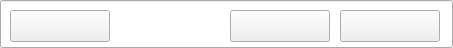
<?xml version="1.0" encoding="UTF-8"?>
<ui version="4.0">
  <class>AddLinkLineEdit</class>
  <widget class="QLineEdit" name="AddLinkLineEdit">
    <property name="geometry">
      <rect>
        <x>0</x>
        <y>0</y>
        <width>453</width>
        <height>48</height>
      </rect>
    </property>
    <property name="sizePolicy">
      <sizepolicy hsizetype="Expanding" vsizetype="Expanding">
        <horstretch>0</horstretch>
        <verstretch>0</verstretch>
      </sizepolicy>
    </property>
    <property name="windowTitle">
      <string>SearchLineEdit</string>
    </property>
    <property name="clearButtonEnabled">
      <bool>false</bool>
    </property>
    <widget class="QPushButton" name="btnClear">
      <property name="geometry">
        <rect>
          <x>230</x>
          <y>10</y>
          <width>100</width>
          <height>32</height>
        </rect>
      </property>
      <property name="text">
        <string />
      </property>
      <property name="icon">
        <iconset>
          <normaloff>:/icon/home/clear.svg</normaloff>:/icon/home/clear.svg</iconset>
      </property>
      <property name="_vanillaStyle_Patch" stdset="0">
        <string>AppIconButtonPatch</string>
      </property>
    </widget>
    <widget class="QPushButton" name="btnSearch">
      <property name="geometry">
        <rect>
          <x>340</x>
          <y>10</y>
          <width>100</width>
          <height>32</height>
        </rect>
      </property>
      <property name="text">
        <string />
      </property>
      <property name="icon">
        <iconset>
          <normaloff>:/icon/home/add.svg</normaloff>:/icon/home/add.svg</iconset>
      </property>
      <property name="_vanillaStyle_Patch" stdset="0">
        <string>AppIconButtonPatch</string>
      </property>
    </widget>
    <widget class="QPushButton" name="btnWebsite">
      <property name="geometry">
        <rect>
          <x>10</x>
          <y>10</y>
          <width>100</width>
          <height>32</height>
        </rect>
      </property>
      <property name="text">
        <string />
      </property>
      <property name="icon">
        <iconset>
          <normaloff>:/icon/website/default.svg</normaloff>:/icon/website/default.svg</iconset>
      </property>
      <property name="_vanillaStyle_Patch" stdset="0">
        <string>AppIconButtonPatch</string>
      </property>
    </widget>
  </widget>
  <layoutdefault spacing="6" margin="11" />
  <resources />
  <connections />
</ui>
